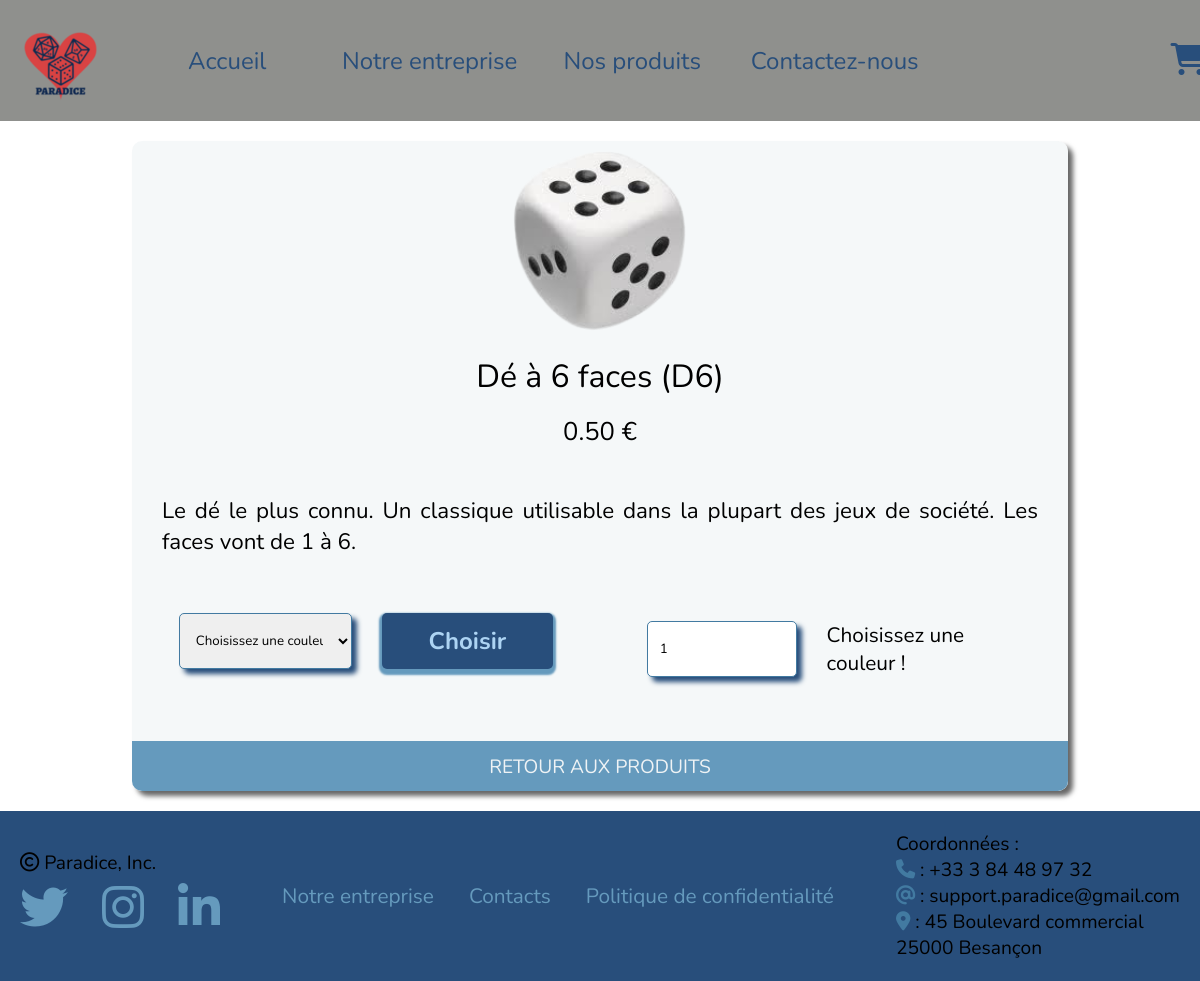
Page /details.php?id=6 on the committed database.
### tables this page shows
CREATE TABLE `produit` (
  `id_prod` int(11) NOT NULL,
  `nom_prod` varchar(40) NOT NULL,
  `prix_prod` decimal(5,2) NOT NULL,
  `id_univers` int(11) NOT NULL,
  `description` varchar(250) NOT NULL,
  `lib_photo` varchar(60) NOT NULL
);

### src/modele/produit-db.php (called while the page is built, shortened)
<?php
function selectProductById (int $id) : array {
    $connexion = createConnection();
    $requeteSQL = "SELECT * FROM produit WHERE id_prod = :id";
    $requete = $connexion->prepare($requeteSQL);
    $requete->bindValue(":id",$id);
    $requete->execute();
    $produit = $requete->fetch(PDO::FETCH_ASSOC);
    return $produit;
}

### details.php (the view, shortened to what this page needs)
<?php
    require_once "src/modele/produit-db.php";
    $id = null;
    $erreurURL = null;
    if (!empty($_GET['id'])) {
        $id = $_GET['id'];
    } else {
        $erreurURL = "URL demandée non valide";
    }
    $deChoisi = selectProductById($id);
?>
<!doctype html>
<html lang="fr">
<head>
    <link rel="stylesheet" href="style.css">
    <link rel="stylesheet" href="https://cdnjs.cloudflare.com/ajax/libs/font-awesome/6.2.1/css/all.min.css"
 />
</head>
<body>
<div class="container">
    <div class="nav">
        <img src="images/Logo.png" alt="Logo">
        <ul>
            <li><a href="index.php">Accueil</a></li>
            <li><a href="entreprise.php">Notre entreprise</a></li>
            <li><a href="produits.php">Nos produits</a></li>
            <li><a href="contacts.php">Contactez-nous</a></li>
        </ul>
        <a href="panier.php" class="bouton-panier"><i class="fa-solid fa-cart-shopping"></i></a>
    </div>
    <div class="content2">
        <?php if (isset($erreurURL)) { ?>
            <div class="erreur">Erreur : <?= $erreurURL?></div>
        <?php } else { ?>
            <div class="carte-detail">
                <img src="images/<?= $deChoisi["lib_photo"]?>" alt="Photo de dé à 20 faces" class="image4">
                <div class="nom-article2">
                    <div><?= $deChoisi["nom_prod"]?></div>
                </div>
                <div class="prix-achat2">
                    <div><?= $deChoisi["prix_prod"]?> €</div>
                </div>
                <div class="description-rapide2">
                    <div><?= $deChoisi["description"]?></div>
                </div>
                <?php if ($id < 900) { ?>
                <form method="post" class="choix-couleur">
                    <select name="couleur" id="couleur">
                        <option value="" disabled selected>Choisissez une couleur</option>
                    </select>
                    <input type="submit" value="Choisir" name="couleur-choix">
                </form>
                <form method="post" class="choix-produit">
                    <input type="number" name="quantite" value="1">
                    <?php if (isset($_POST["couleur"])) {?>
                        <button type="submit" name="ajout-panier"><i class="fa-solid fa-cart-plus"></i></button>
                    <?php } else { ?>
                        <div class="erreur-val">Choisissez une couleur !</div>
                    <?php } ?>
                </form>
                <?php } ?>
                <a href="produits.php" class="bouton-retour">Retour aux produits</a>
            </div>
        <?php } ?>
    </div>
    <footer class="footer">
        <div>
            <div><i class="fa-regular fa-copyright"></i> Paradice, Inc.</div>
            <div class="contacts">
                <a href="https://www.twitter.com/" target="_blank"><i class="fa-brands fa-twitter"></i></a>
                <a href="https://www.instagram.com/" target="_blank"><i class="fa-brands fa-instagram"></i></a>
                <a href="https://www.linkedin.com/" target="_blank"><i class="fa-brands fa-linkedin-in"></i></a>
            </div>
        </div>
        <div class="liens">
            <a href="entreprise.php">Notre entreprise</a>
            <a href="contacts.php">Contacts</a>
            <a href="Mentions%20légales%20et%20politique%20de%20confidentialité.pdf">Politique de confidentialité</a>
        </div>
        <div class="infos">
            <div>Coordonnées :</div>
            <div><i class="fa-solid fa-phone"></i> : +33 3 84 48 97 32</div>
            <div><i class="fa-solid fa-at"></i> : support.paradice@gmail.com</div>
            <div><i class="fa-solid fa-location-dot"></i> : 45 Boulevard commercial</div>
            <div>25000 Besançon</div>
        </div>
    </footer>
</div>
</body>
</html>

### style.css (style rules this page uses)
* { margin: 0; padding: 0; box-sizing: border-box; }
.container { height: 100vh; margin: 0 auto; display: grid; grid-template-rows: auto 1fr auto; grid-template-areas: "nav" "content" "footer"; }
.container > * { padding: 20px; font-size: 1.2rem; font-family: 'Nunito', cursive; }
.nav { grid-area: nav; background-color: #8F908D; display: grid; grid-template-columns: 81px repeat(auto-fit, minmax(100px, 1fr)); grid-gap: 30px; align-items: center; text-align: center; }
.nav > ul { width: 800px; display: grid; grid-template-columns: repeat(auto-fit, minmax(100px, 1fr)); grid-gap: 10px; align-items: center; list-style: none; font-size: 1.5rem; }
li > a { text-decoration: none; color: #284E7B; transition: all 500ms; }
.content2 { width: 90%; display: flex; flex-direction: column; margin: 0 auto; }
.content2 > * { margin-bottom: 40px; }
form { width: 80%; margin: 10px auto; display: grid; grid-template-columns: repeat(2, 40%); grid-column-gap: 30px; }
form > * { margin-bottom: 10px; margin-top: 10px; }
form > input, select { display: block; width: 100%; padding: 12px; border: 1px solid #427AA1; border-radius: 5px; font-family: 'Nunito', cursive; box-shadow: 5px 5px 5px #284E7B; }
form > input[type=submit] { width: 100%; justify-self: center; background: #284E7B; color: #ADD4F3; font-size: 1.5rem; font-weight: bold; border: none; border-radius: 5px; cursor: pointer; transition: all 700ms; font-family: 'Nunito', cursive; box-shadow: 0 3px 2px 3px #659ABD; }
.carte-detail { display: grid; height: 650px; width: 90%; margin: 0 auto; grid-template-columns: repeat(2, 1fr); grid-template-rows: 200px 40px 40px 120px 80px 30px 50px; border-radius: 10px; grid-row-gap: 15px; box-shadow: 5px 5px 5px #676767; background-color: rgba(239, 243, 245, 60%); }
.image4 { grid-row: 1 / 2; grid-column: 1 / 3; justify-self: center; height: 200px; border-radius: 10px 10px 0 0; margin: 0; padding: 10px; }
.nom-article2 { grid-row: 2 / 3; grid-column: 1 / 3; justify-self: center; align-self: center; font-size: 2rem; }
.prix-achat2 { grid-row: 3 / 4; grid-column: 1 / 3; justify-self: center; align-self: center; font-size: 1.6rem; }
.description-rapide2 { grid-row: 4 / 5; grid-column: 1 / 3; font-size: 1.4rem; justify-self: center; align-self: center; padding: 0 30px; text-align: justify; }
.choix-couleur { grid-row: 5 / 6; grid-column: 1 / 2; display: flex; align-self: center; justify-content: space-around; justify-self: center; }
.bouton-retour { grid-row: 7 / 8; grid-column: 1 / 3; background-color: #659ABD; text-decoration: none; color: #EFF3F5; text-align: center; padding: 13px; text-transform: uppercase; border-radius: 0 0 10px 10px; transition: all 700ms; }
.footer { grid-area: footer; background-color: #284E7B; display: flex; justify-content: space-between; align-items: center; }
.infos * { text-align: left; }
.infos i { color: #427AA1; }
.contacts { width: 200px; display: flex; justify-content: space-between; }
.contacts a { font-size: 3rem; color: #659ABD; transition: all 500ms; }
.liens a { text-decoration: none; color: #659ABD; margin-right: 15px; margin-left: 15px; font-size: 1.3rem; transition: all 500ms; }
.bouton-panier { font-size: 2rem; margin-left: 500px; color: #284E7B; transition: all 700ms; }
.erreur-val { font-size: 1.3rem; }

### rows in the picture
produit: lib_photo (picture), nom_prod "Dé à 6 faces (D6)", prix_prod "0.50", description "Le dé le plus connu. Un classique utilisable dans la plupart des jeux de société. Les faces vont de 1 à 6."
